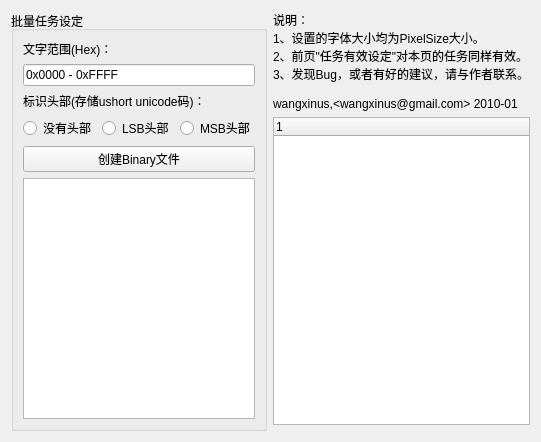
<?xml version="1.0" encoding="UTF-8"?>
<ui version="4.0">
 <class>TaskForm</class>
 <widget class="QWidget" name="TaskForm">
  <property name="geometry">
   <rect>
    <x>0</x>
    <y>0</y>
    <width>520</width>
    <height>442</height>
   </rect>
  </property>
  <property name="windowTitle">
   <string>Form</string>
  </property>
  <layout class="QGridLayout" name="gridLayout" columnstretch="1,2">
   <item row="0" column="0" rowspan="3">
    <widget class="QGroupBox" name="groupBox">
     <property name="title">
      <string>批量任务设定</string>
     </property>
     <layout class="QVBoxLayout" name="verticalLayout">
      <item>
       <widget class="QLabel" name="label">
        <property name="text">
         <string>文字范围(Hex)：</string>
        </property>
       </widget>
      </item>
      <item>
       <widget class="QLineEdit" name="lineEdit_wordRange">
        <property name="text">
         <string>0x0000 - 0xFFFF</string>
        </property>
       </widget>
      </item>
      <item>
       <widget class="QLabel" name="label_2">
        <property name="text">
         <string>标识头部(存储ushort unicode码)：</string>
        </property>
       </widget>
      </item>
      <item>
       <layout class="QHBoxLayout" name="horizontalLayout">
        <item>
         <widget class="QRadioButton" name="radioButton_noTitle">
          <property name="text">
           <string>没有头部</string>
          </property>
         </widget>
        </item>
        <item>
         <widget class="QRadioButton" name="radioButton_lsbTitle">
          <property name="text">
           <string>LSB头部</string>
          </property>
         </widget>
        </item>
        <item>
         <widget class="QRadioButton" name="radioButton_msbTitle">
          <property name="text">
           <string>MSB头部</string>
          </property>
         </widget>
        </item>
       </layout>
      </item>
      <item>
       <widget class="QPushButton" name="pushButton_compiler">
        <property name="text">
         <string>创建Binary文件</string>
        </property>
       </widget>
      </item>
      <item>
       <widget class="QTextEdit" name="textEdit_output"/>
      </item>
     </layout>
    </widget>
   </item>
   <item row="1" column="1">
    <widget class="TaskTreeWidget" name="taskTree"/>
   </item>
   <item row="0" column="1">
    <widget class="QLabel" name="label_3">
     <property name="text">
      <string>&lt;!DOCTYPE HTML PUBLIC &quot;-//W3C//DTD HTML 4.0//EN&quot; &quot;http://www.w3.org/TR/REC-html40/strict.dtd&quot;&gt;
&lt;html&gt;&lt;head&gt;&lt;meta name=&quot;qrichtext&quot; content=&quot;1&quot; /&gt;&lt;style type=&quot;text/css&quot;&gt;
p, li { white-space: pre-wrap; }
&lt;/style&gt;&lt;/head&gt;&lt;body style=&quot; font-family:'宋体'; font-size:9pt; font-weight:400; font-style:normal;&quot;&gt;
&lt;p style=&quot; margin-top:0px; margin-bottom:0px; margin-left:0px; margin-right:0px; -qt-block-indent:0; text-indent:0px;&quot;&gt;说明：&lt;/p&gt;
&lt;p style=&quot; margin-top:0px; margin-bottom:0px; margin-left:0px; margin-right:0px; -qt-block-indent:0; text-indent:0px;&quot;&gt;1、设置的字体大小均为PixelSize大小。&lt;/p&gt;
&lt;p style=&quot; margin-top:0px; margin-bottom:0px; margin-left:0px; margin-right:0px; -qt-block-indent:0; text-indent:0px;&quot;&gt;2、前页&amp;quot;任务有效设定&amp;quot;对本页的任务同样有效。&lt;/p&gt;
&lt;p style=&quot; margin-top:0px; margin-bottom:0px; margin-left:0px; margin-right:0px; -qt-block-indent:0; text-indent:0px;&quot;&gt;3、发现Bug，或者有好的建议，请与作者联系。&lt;/p&gt;
&lt;p style=&quot;-qt-paragraph-type:empty; margin-top:0px; margin-bottom:0px; margin-left:0px; margin-right:0px; -qt-block-indent:0; text-indent:0px;&quot;&gt;&lt;/p&gt;
&lt;p style=&quot; margin-top:0px; margin-bottom:0px; margin-left:0px; margin-right:0px; -qt-block-indent:0; text-indent:0px;&quot;&gt;&lt;span style=&quot; color:#000000;&quot;&gt;wangxinus,&amp;lt;wangxinus@gmail.com&amp;gt; 2010-01&lt;/span&gt;&lt;/p&gt;&lt;/body&gt;&lt;/html&gt;</string>
     </property>
    </widget>
   </item>
  </layout>
 </widget>
 <customwidgets>
  <customwidget>
   <class>TaskTreeWidget</class>
   <extends>QTreeWidget</extends>
   <header>TaskTreeWidget.h</header>
  </customwidget>
 </customwidgets>
 <resources/>
 <connections/>
</ui>
